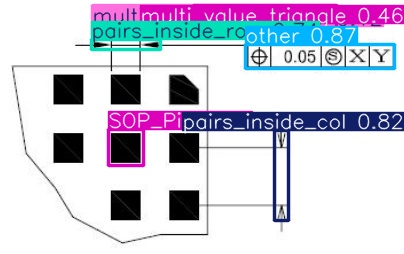
#> input picture package_core/PackageExtract/BGA_Function/runs/detect/predict14/view.jpg, 404 x 254 px; its folder holds only this picture in this run
$ python -i function_tool.py   (imports and definitions only)   (older library calls are emulated)
#> lines starting #> are read from the running program, lines starting #| are printed output that depends on the picture
import cv2
import glob
import fitz
from PIL import Image
import shutil
import os
import math
import numpy as np
import copy
# [169 lines left out: functions find_list, recite_data, empty_folder, pdf2img, ResizeImage, manual_get_boxes and 2 more, not called in this run]


def hist_auto(img):
    img = cv2.resize(img, None, fx=0.5, fy=0.5)
    # 创建CLAHE对象
    clahe = cv2.createCLAHE(clipLimit=2.0, tileGridSize=(8, 8))
    # 限制对比度的自适应阈值均衡化
    dst = clahe.apply(img)
    # 使用全局直方图均衡化
    equa = cv2.equalizeHist(img)
    # 分别显示原图，CLAHE，HE
    # cv.imshow("img", img)
    # cv2.imshow("dst", dst)
    cv2.imwrite('hist_auto.png', dst, [int(cv2.IMWRITE_PNG_COMPRESSION), 0])


# [682 lines left out: functions calcGrayHist, equalHist, linear, get_BGA_parameter_data, get_QFP_parameter_data, alter_QFP_parameter_data and 4 more, not called in this run]

    # 多线程同时进行：

    #1、使用Opencv提取器件外框线：

    #2、DBNet提取所有文本框坐标范围L1集

    #3、Yolo分类，并提取图像元素坐标范围L2集合，包括尺寸标注、尺寸线、PIN序号、other、特有信息

    #---------------结束多线程---------------
    # F5.1 在L1集中寻找与Other坐标范围重合的个体，标志Other框则在L1集中删除相关的文本框

    # F5.2 在L1集中寻找与PIN序号坐标范围重合的个体，标记为PIN序号外框，并在L1集中删除相关的文本框

    # F5.3 在L1集中寻找与角度标注坐标范围重合的个体，进行合并，标记为角度标注外框，则在L1集中删除相关的文本框

    # F5.4 在L1集中寻找与尺寸标注坐标范围重合的个体，进行合并，标记为尺寸信息外框，则在L1集中删除相关的文本框

    # F5.5 使用SVTR识别L3集合内容、PIN序号框内容、角度标注框、Other框内容；根据框的类型分别对识别结果做信息整理

    # F5.6 将尺寸信息坐标范围与标尺线坐标范围进行中心距离匹配

    # F5.7 使用OPENCV获取标尺线两端的尺寸界线

    # F5.8 将尺寸信息坐标范围与标尺线坐标范围进行中心距离匹配

>>> import cv2
>>> picture = cv2.imread('BGA_Function/runs/detect/predict14/view.jpg', cv2.IMREAD_GRAYSCALE)
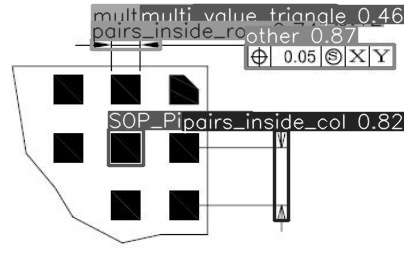
#> picture: shape (254, 404); min 0, max 255, mean 206
>>> result = hist_auto(picture)
#> in hist_auto, `img = cv2.resize(img, None, fx=0.5, fy=0.5)`:
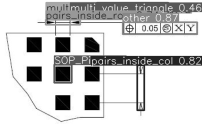
#> img: shape (127, 202); min 0, max 255, mean 206
#> in hist_auto, `dst = clahe.apply(img)`:
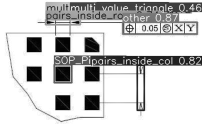
#> dst: shape (127, 202); min 2, max 255, mean 205
#> in hist_auto, `equa = cv2.equalizeHist(img)`:
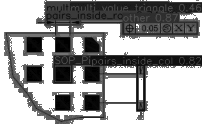
#> equa: shape (127, 202); min 0, max 255, mean 163.5
